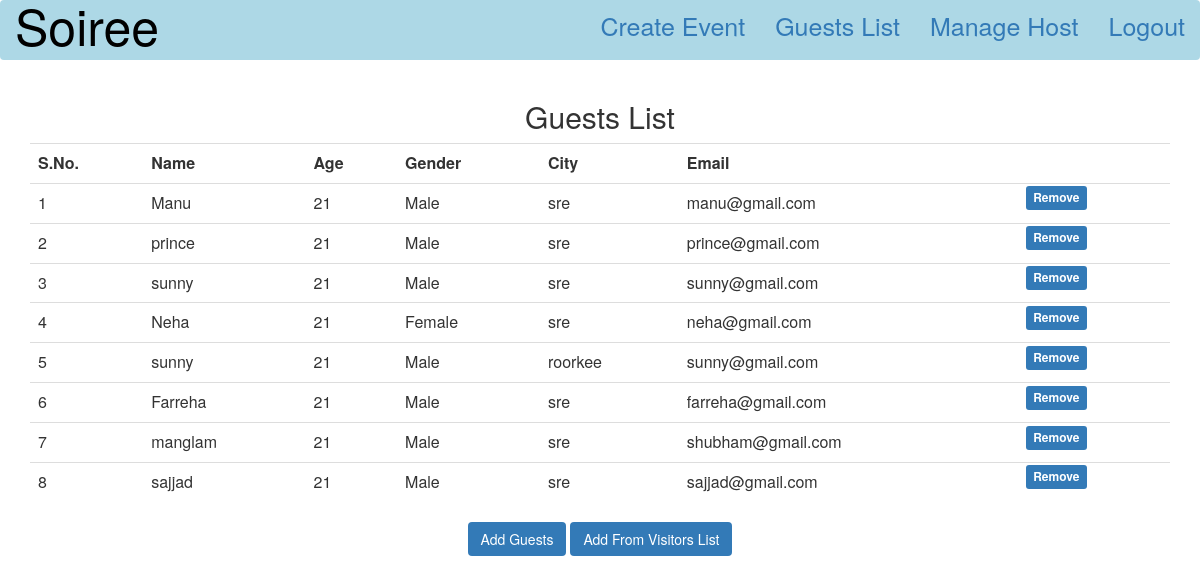
Screenshot of /manageguests.php with the database file from the repository.
### tables this page shows
CREATE TABLE `guests` (
  `id` int(255) NOT NULL,
  `name` varchar(255) NOT NULL,
  `city` varchar(255) NOT NULL,
  `age` int(255) NOT NULL,
  `email` varchar(255) NOT NULL,
  `gender` varchar(255) NOT NULL,
  `created_at` timestamp NOT NULL DEFAULT CURRENT_TIMESTAMP
);

### manageguests.php (the view, shortened to what this page needs)
<DOCTYPE html>
  <html lang="en">
    <head>
       <?php
        include("header.php");?>
    </head>
    <body>
       <?php include("nav1.php");?>
        <div class="container">
          <h2><center>Guests List</center></h2>
              <table class="table">
                <tr><th>S.No.</th><th>Name</th><th>Age</th><th>Gender</th><th>City</th><th>Email</th><th></th></tr>
                  <?php
                    require 'db.php';
                       $sql="select * from guests limit 100";
                       $result=$conn->query($sql);
                  $i=1;
                       while($row=$result->fetch_assoc()){?>
                  		<tr>
                  			<td><?php echo $i; $i++; ?></td>
                           <td><?php echo $row['name'];?></td>
                           <td><?php echo $row['age'];?></td>
                           <td><?php echo $row['gender'];?></td>
                           <td><?php echo $row['city'];?></td>
                           <td><?php echo $row['email'];?></td>
                           <td><a href="removeguests.php?guests_id=<?php echo $row['id']; ?>" >
                           <span class="label label-primary">Remove</span>
                         </a></td>
                        </tr>
                        <?php }
                        ?>
              </table><center>
              <a href="addguestsgeneral.php">
                <button type="button" class="mybutton">Add Guests</button>
              </a>
              <a href="addvisitorgeneral.php">
                <button type="button" class="mybutton">Add From Visitors List</button></a>
                      </center>
          </div>
</body>
</html>

### rows the page displays
guests: name "Manu", age "21", gender "Male", city "sre", email "manu@gmail.com"
guests: name "prince", age "21", gender "Male", city "sre", email "prince@gmail.com"
guests: name "sunny", age "21", gender "Male", city "sre", email "sunny@gmail.com"
guests: name "Neha", age "21", gender "Female", city "sre", email "neha@gmail.com"
guests: name "sunny", age "21", gender "Male", city "roorkee", email "sunny@gmail.com"
guests: name "Farreha", age "21", gender "Male", city "sre", email "farreha@gmail.com"
guests: name "manglam", age "21", gender "Male", city "sre", email "shubham@gmail.com"
guests: name "sajjad", age "21", gender "Male", city "sre", email "sajjad@gmail.com"
